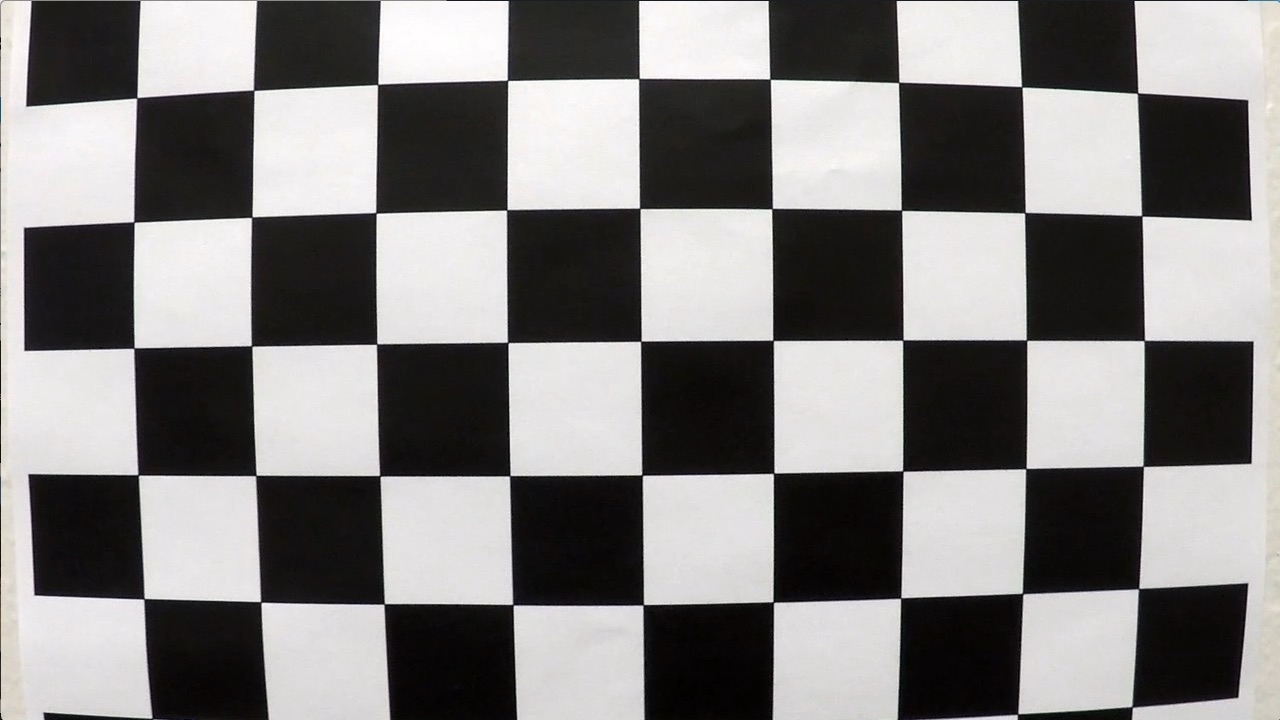
#> input picture camera_cal/calibration1.jpg, 1280 x 720 px; its folder holds 5 pictures in this run
$ python camera_calibration.py
#> lines starting #> are read from the running program, lines starting #| are printed output that depends on the picture; after the words box and inside, x2 and y2 are one past the last pixel; in counts of white or black regions, pixels touching at a corner belong together
import argparse
import glob
import os
import pickle

import cv2
import matplotlib.pyplot as plt
import matplotlib
matplotlib.use("Qt5Agg")
import numpy as np

IMAGE_SHAPE_X = 1200
IMAGE_SHAPE_Y = 720
NUM_X_CORNERS = 9
NUM_Y_CORNERS = 6

def calibrate_camera(visualize=False, save_examples=False):
    # prepare object points, like (0,0,0), (1,0,0), ....,(6,5,0)
#> called with visualize = False, save_examples = False
    objp = np.zeros((NUM_X_CORNERS * NUM_Y_CORNERS, 3), np.float32)
    objp[:,:2] = np.mgrid[:NUM_X_CORNERS, :NUM_Y_CORNERS].T.reshape(-1, 2)

    # Arrays to store object points and image points from all the images.
    objpoints = [] # 3d points in real world space
    imgpoints = [] # 2d points in image plane.

    # Make a list of calibration images
    images = glob.glob('./camera_cal/calibration*.jpg')

    # Step through the list and search for chessboard corners
    for idx, fname in enumerate(images):
        img = cv2.imread(fname)
#> img is the input picture: shape (720, 1280, 3); mean B, G, R 127.8, 128.4, 130.1
        gray = cv2.cvtColor(img, cv2.COLOR_BGR2GRAY)

        # Find the chessboard corners
        ret, corners = cv2.findChessboardCorners(gray, (NUM_X_CORNERS, NUM_Y_CORNERS), None)
#> ret = False; corners = None

        # If found, add object points, image points
        if ret == True:
            objpoints.append(objp)
            imgpoints.append(corners)

            # Draw and display the corners
            cv2.drawChessboardCorners(img, (NUM_X_CORNERS, NUM_Y_CORNERS), corners, ret)
            if save_examples:
                write_name = './output_images/chessboard' + str(idx) + '.jpg'
                cv2.imwrite(write_name, img)
            if visualize:
                cv2.imshow('chessboard' + str(idx), img)
                cv2.waitKey(0)
        else:
            print("Could not find chessboard corners for {}".format(os.path.basename(fname)))
#> pass 2 of the loop in calibrate_camera, `for idx, fname in enumerate(images):`:
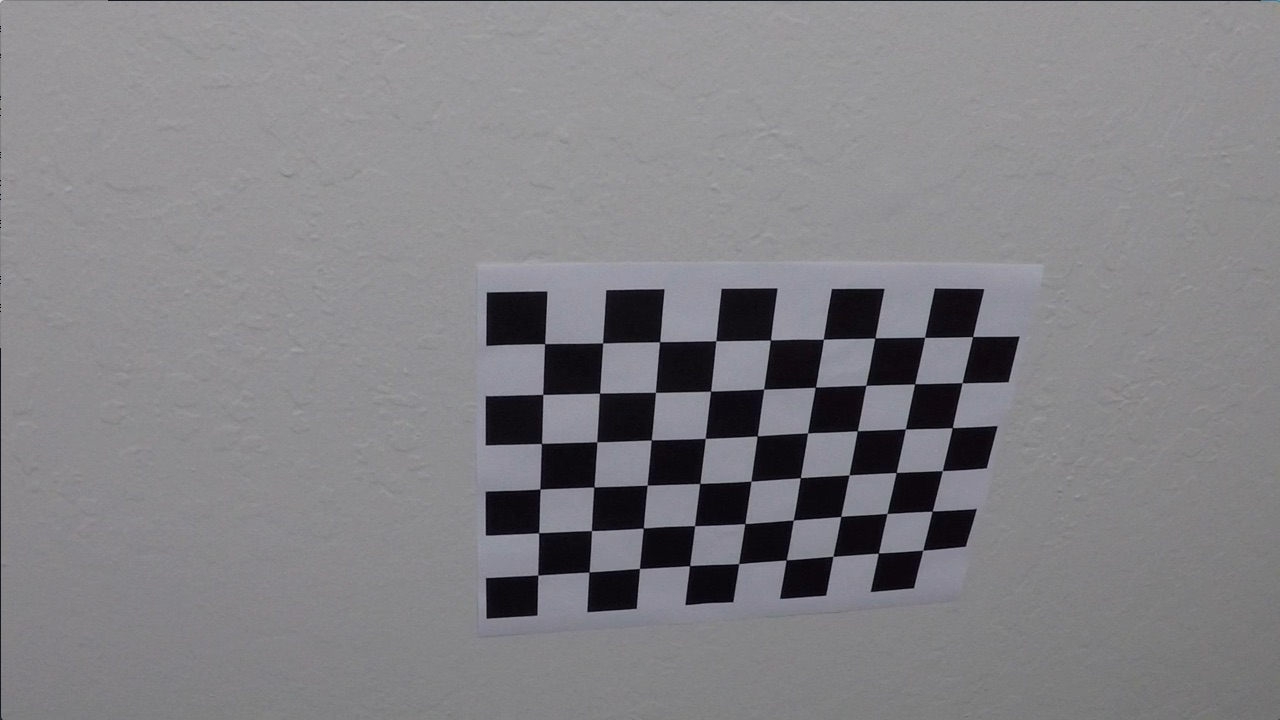
#> input picture camera_cal/calibration10.jpg, 1280 x 720 px
#> in calibrate_camera, img is the input picture: shape (720, 1280, 3); mean B, G, R 133.1, 129.4, 130.2
#> ret = True; corners = 54 rows, first 8: [545.3, 343.1], [602.7, 342.8], [660.1, 341.3], [715.8, 340.7], [770.6, 340], [823.5, 339.2], [874.3, 338.5], [925.1, 337.4]
#> in calibrate_camera, `cv2.drawChessboardCorners(img, (NUM_X_CORNERS, NUM_Y_CORNERS), corners..`:
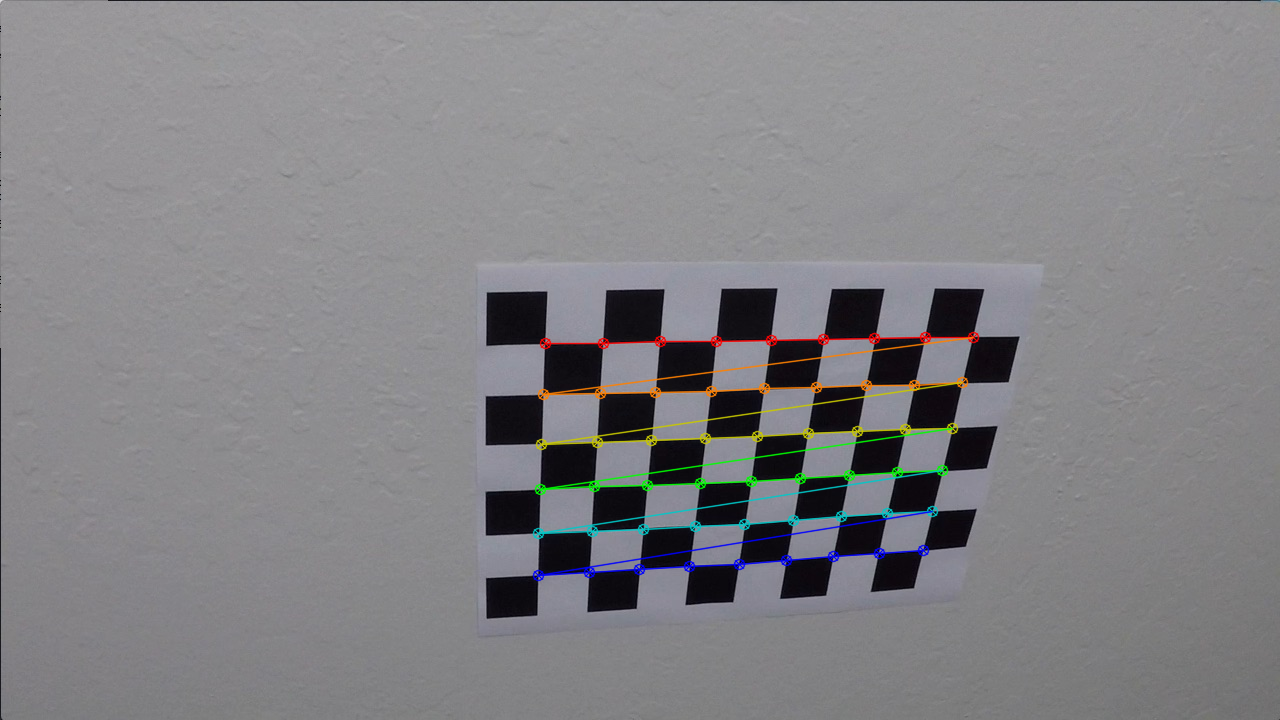
#> img: shape (720, 1280, 3); 1.91% of pixels changed, all inside (x1, y1, x2, y2) = (532, 331, 980, 582)
#> pass 3 of the loop in calibrate_camera, `for idx, fname in enumerate(images):`:
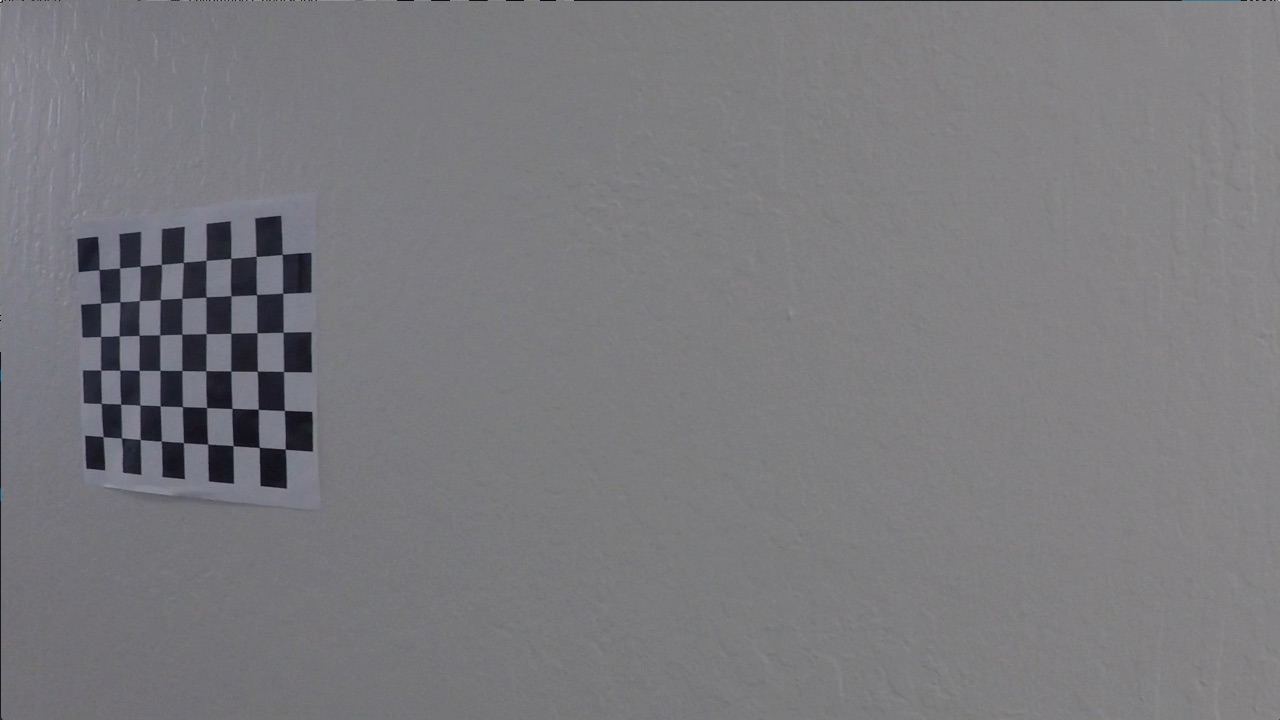
#> input picture camera_cal/calibration11.jpg, 1280 x 720 px
#> in calibrate_camera, img is the input picture: shape (720, 1280, 3); mean B, G, R 125.2, 121.7, 122.2
#> corners = 54 rows, first 8: [99.22, 269.6], [119.6, 268], [140.1, 266.1], [161.3, 264.5], [183.3, 262.5], [206.1, 260.3], [230.7, 258.2], [256.2, 256.3]
#> in calibrate_camera, `cv2.drawChessboardCorners(img, (NUM_X_CORNERS, NUM_Y_CORNERS), corners..`:
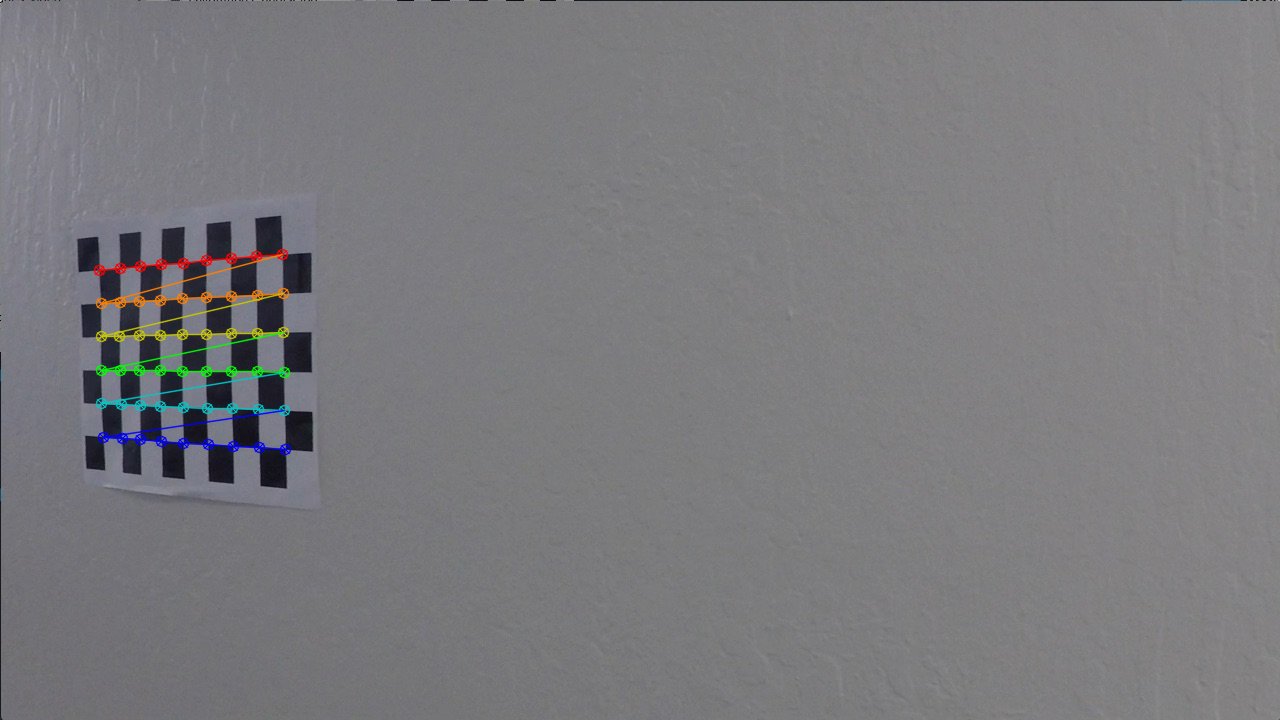
#> img: shape (720, 1280, 3); 1.11% of pixels changed, all inside (x1, y1, x2, y2) = (93, 248, 292, 456)
#> the loop made 5 passes; the first 3 are shown

    if visualize:
        cv2.destroyAllWindows()

    img_size = (IMAGE_SHAPE_X, IMAGE_SHAPE_Y)
#> img_size = (1200, 720)

    # Perform camera calibration given object points and image points
    ret, mtx, dist, rvecs, tvecs = cv2.calibrateCamera(objpoints, imgpoints, img_size, None, None)

    return mtx, dist


def undistort_image(img, params):
    mtx = params['mtx']
    dist = params['dist']
    image = cv2.undistort(img, mtx, dist, None, mtx)
    return image


def save_calibration_data(mtx, dist):
    dist_pickle = {}
    dist_pickle["mtx"] = mtx
    dist_pickle["dist"] = dist
    pickle.dump(dist_pickle, open("./calibration.p", "wb"))


def load_calibration_data():
    params = pickle.load(open("./calibration.p", mode="rb"))
    return params


def show_undistort(image_file, visualize=False, save_examples=False):
    # Test undistortion on an image
#> called with image_file = './camera_cal/calibration2.jpg', visualize = False, save_examples = False
    img = cv2.imread(image_file)
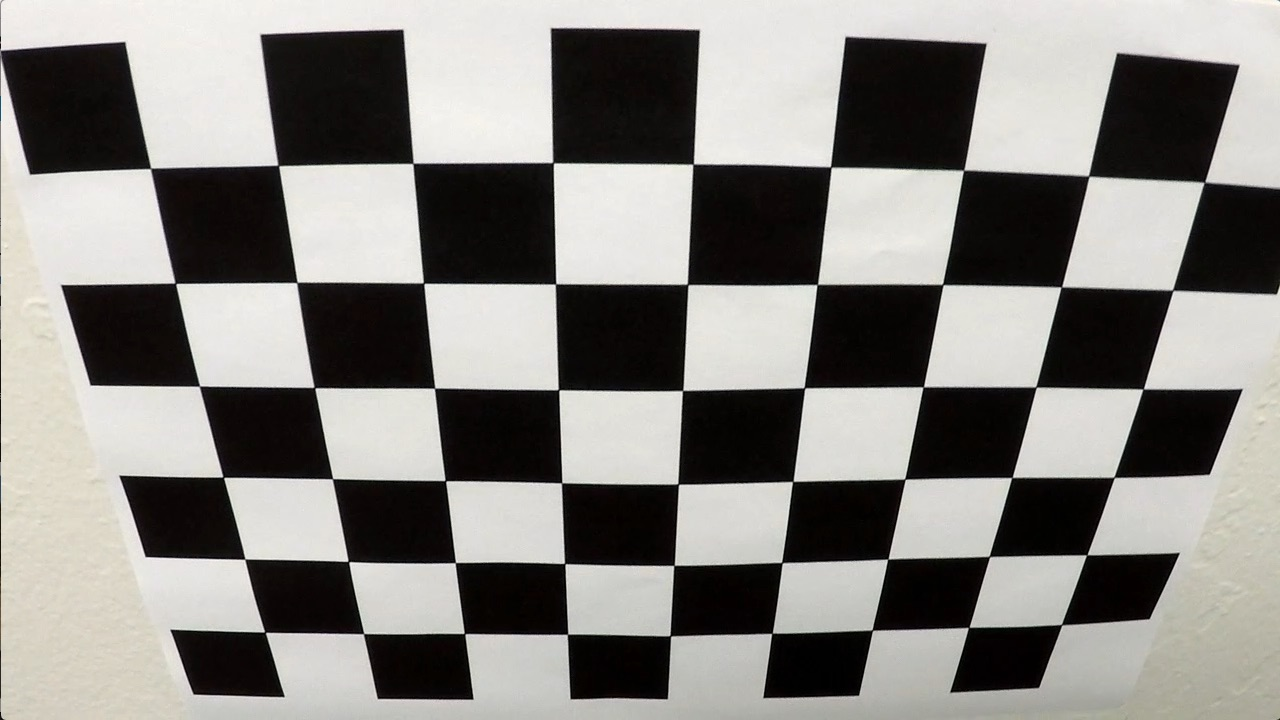
#> input picture camera_cal/calibration2.jpg, 1280 x 720 px
#> img is the input picture: shape (720, 1280, 3); mean B, G, R 128.5, 132.4, 134.4
    img = cv2.cvtColor(img, cv2.COLOR_BGR2RGB)
    params = load_calibration_data()
    dst = undistort_image(img, params)
#> in undistort_image, `image = cv2.undistort(img, mtx, dist, None, mtx)`:
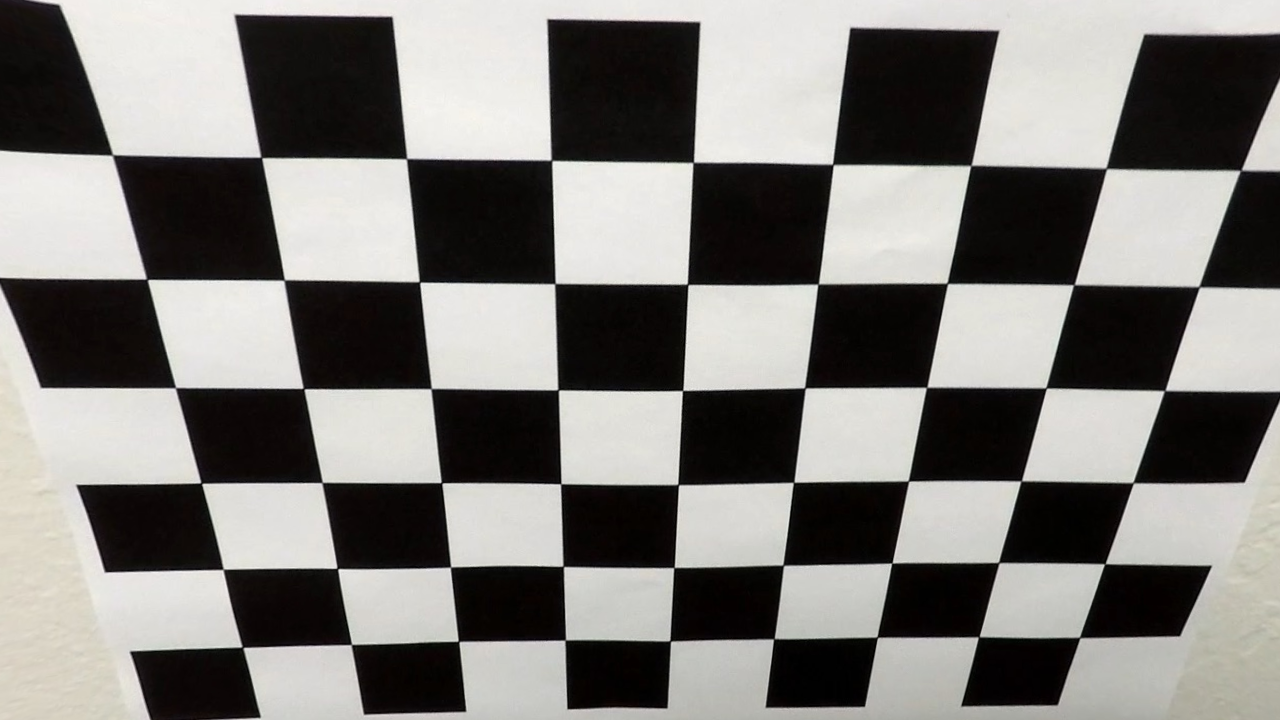
#> image: shape (720, 1280, 3); mean R, G, B 126.4, 124.5, 121.2

    # Visualize undistortion
    f, (ax1, ax2) = plt.subplots(1, 2, figsize=(14, 7))
    ax1.imshow(img)
    ax1.set_title('Original Image', fontsize=24)
    ax2.imshow(dst)
    ax2.set_title('Undistorted Image', fontsize=24)
    if visualize:
        plt.show(block=True)
    if save_examples:
        save_file_name = "undistorted_{}".format(os.path.basename(image_file.replace(".jpg", ".png")))
        save_location = "./output_images/{}".format(save_file_name)
        f.savefig(save_location, bbox_inches="tight")


if __name__ == '__main__':
    parser = argparse.ArgumentParser(description="Camera calibration")
    parser.add_argument("-show", action="store_true", help="Visualize data calibration")
    parser.add_argument("-save", action="store_true", help="Save calibration images")
    results = parser.parse_args()
    visualize = bool(results.show)
    save_examples = bool(results.save)
    mtx, dist = calibrate_camera(visualize, save_examples)
    save_calibration_data(mtx, dist)
    show_undistort("./camera_cal/calibration2.jpg", visualize, save_examples)
    show_undistort("./test_images/signs_vehicles_xygrad.png", visualize, save_examples)
#> call 2 of show_undistort, with image_file = './test_images/signs_vehicles_xygrad.png', visualize = False, save_examples = False
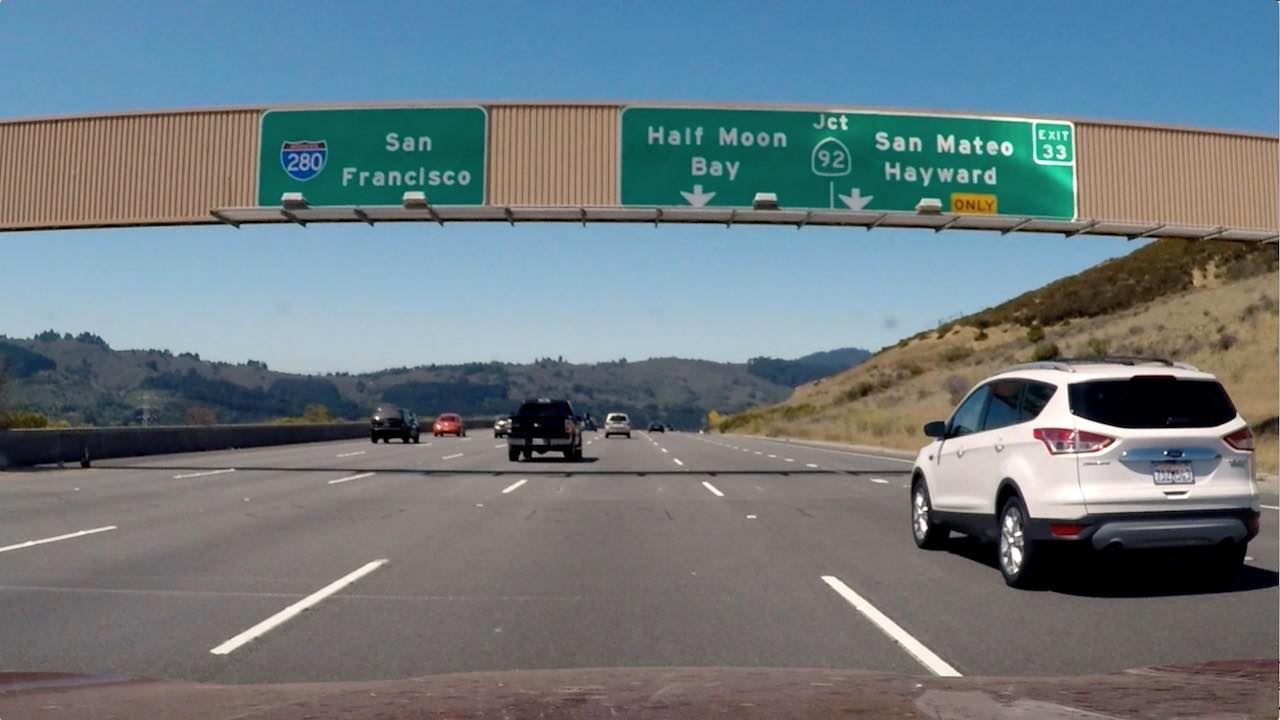
#> input picture test_images/signs_vehicles_xygrad.png, 1280 x 720 px
#> in show_undistort, img is the input picture: shape (720, 1280, 3); mean B, G, R 127.5, 121.6, 109.2
#> in undistort_image (call 2), `image = cv2.undistort(img, mtx, dist, None, mtx)`:
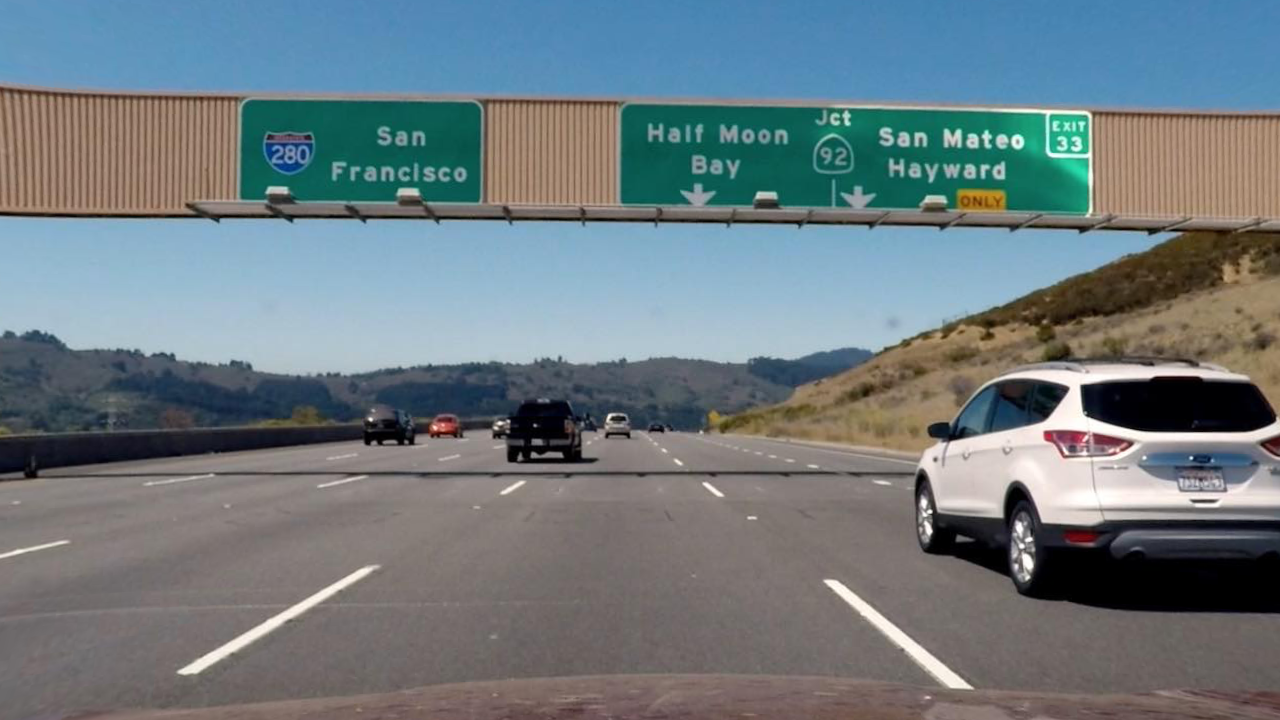
#> image: shape (720, 1280, 3); mean R, G, B 109.6, 122.2, 127.5
